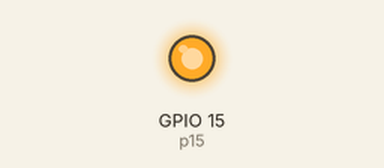
This program was run on a simulated ESP32 board running MicroPython. Shown: output pins drawn as LEDs (lit = HIGH). At 0.0 s the program stops and its outputs stay as they are.

Above: at 0.1 s.
Timing chart, 0 to 1.5 s (numbered marks = the images above):
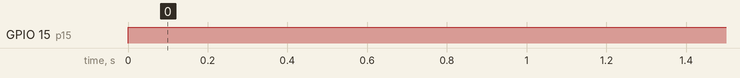

The program:

01.py
```python
# 01.py
# 这个代码示例演示了如何使用machine模块控制15号引脚的状态

# machine模块提供了对硬件接口的访问，可以用来控制引脚等功能
from machine import Pin

# 上拉和下拉的作用是确认端口的默认状态
# 因为接口没有连接任何东西时，输入端口的状态是不确定的，可能是高电平，也可能是低电平
# 上拉和下拉可以通过内部电阻将输入端口连接到电源或地，从而确保输入端口在没有外部连接时处于已知状态
# 上拉（Pull-Up）将输入端口连接到电源，使其默认状态为高电平
# 下拉（Pull-Down）将输入端口连接到地，使其默认状态为低电平
p15 = Pin(15, Pin.OUT, Pin.PULL_DOWN)

# Pin.OUT表示将引脚设置为输出模式
# Pin.PULL_DOWN表示启用下拉电阻，使引脚默认状态为低电平

p15.on()
```

Measured:
- by itself, GPIO 15 (p15): LOW → HIGH at 0.00 s
